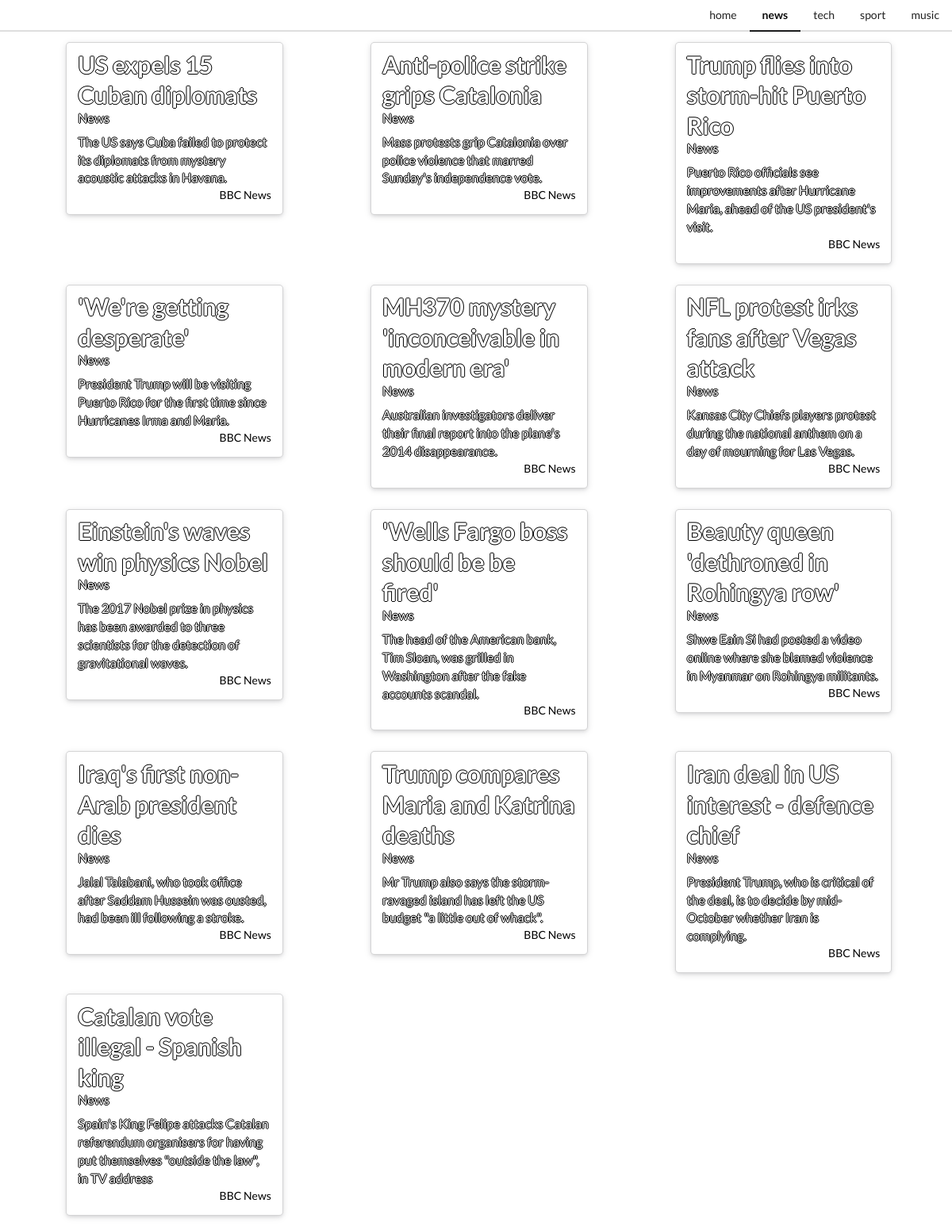
Before: /news/ with the older database file.
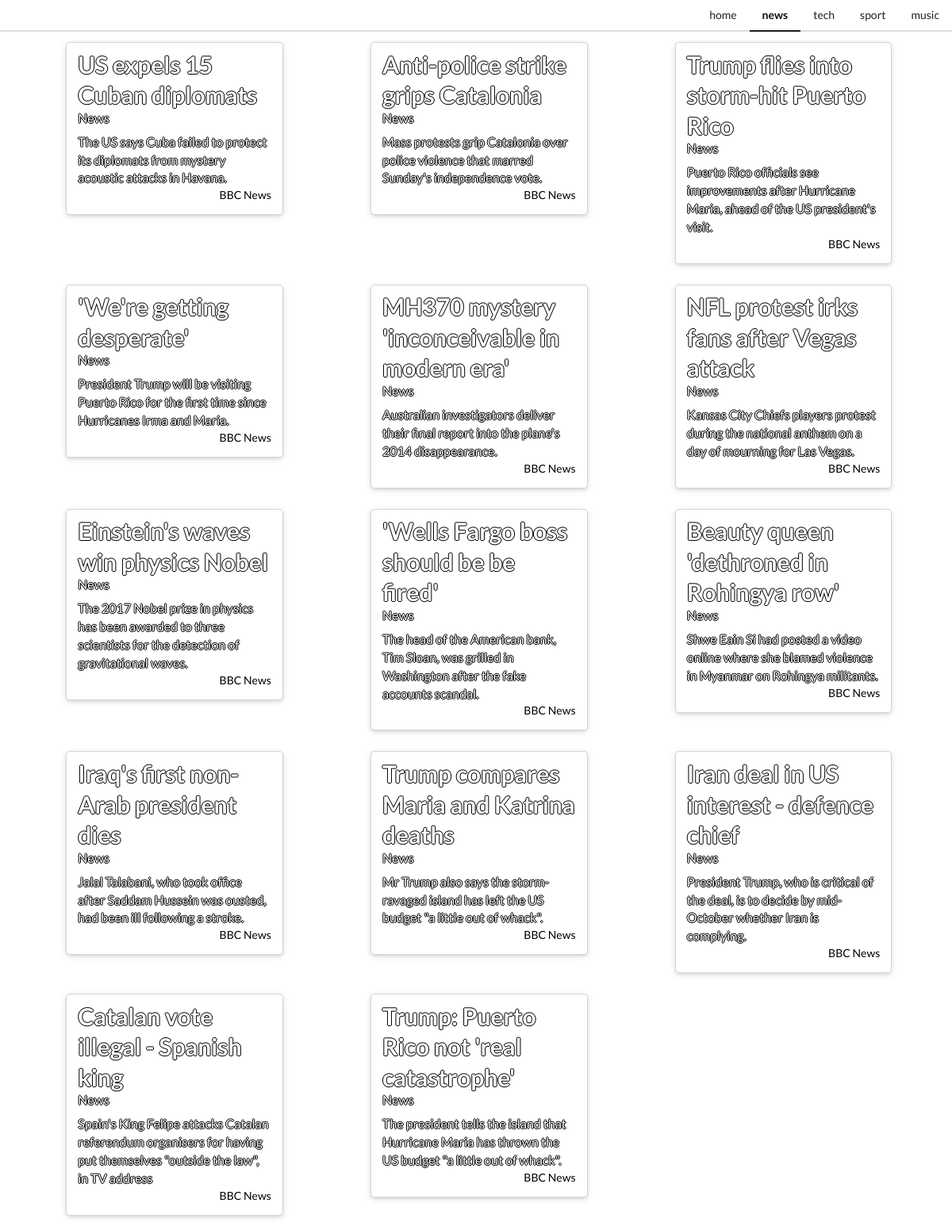
After: the same page with the newer database file.
### news_explorer/models.py (models this page shows, shortened)
class Article(models.Model):
    author = models.CharField(max_length=50)
    title = models.CharField(max_length=100)
    description = models.CharField(max_length=200)
    url = models.URLField(max_length=200, unique=True)
    url_to_image = models.URLField(max_length=200)
    publish_date = models.DateTimeField(null=True)
    tag = models.CharField(default='bbc-news', max_length=20)

### news_explorer/views.py (the view)
# urls.py: url(r'^news/', views.news_page),
def news_page(request):
    articles = Article.objects.filter(tag='bbc-news')
    context = {
        'articles': articles,
        'page': 'news'
    }
    return render(request, 'news_explorer/default.html', context)

### news_explorer/templates/news_explorer/default.html (shortened to what this page needs)
<!DOCTYPE html>
<html>
<head>
    {% load static %}
    <link rel="stylesheet" type="text/css" href="{% static "src/css/style.css" %}">
    <link rel="stylesheet" type="text/css" href="{% static "src/css/semantic.min.css" %}">
</head>
<body>
<div class="ui secondary pointing stackable menu">
    <div class="right menu">
        <a class="item {% if page == 'home' %} active {% endif %}" href="/">
            home
        </a>
        <a class="item {% if page == 'news' %} active {% endif %}" href="/news/">
            news
        </a>
        <a class="item {% if page == 'tech' %} active {% endif %}" href="/tech/">
            tech
        </a>
        <a class="item {% if page == 'sport' %} active {% endif %}" href="/sport/">
            sport
        </a>
        <a class="item {% if page == 'music' %} active {% endif %}" href="/music/">
            music
        </a>
    </div>
</div>
<div class="ui stackable grid">
    {% for article in articles %}
        <div class="five wide column news-article">
            <div class="ui raised link card">
                <a class="content" href="{{ article.url }}"
                   style="
                           background-image: url('{{ article.url_to_image }}');
                           background-size: 110%;
                           background-size: cover;
                           background-position: center;">
                    <div class="header article-text-header article-text-color">{{ article.title }}</div>
                    <div class="meta">
                        <span class="category article-text-category article-text-color">
                            {% if article.tag == 'bbc-news' %} News {% endif %}
                        </span>
                    </div>
                    <div class="description article-text-main article-text-color">
                        <p>{{ article.description }}</p>
                    </div>
                    <div class="extra content">
                        <div class="right floated author article-text-source">
                            {{ article.author }}
                        </div>
                    </div>
                </a>
            </div>
        </div>
    {% endfor %}
</div>
</body>
</html>

Changed rows visible on the page:
added Article: title "Trump: Puerto Rico not 'real catastrophe'", tag "News", description "The president tells the island that Hurricane Maria has thrown the US budget \"a little out of whack\".", author "BBC News"
